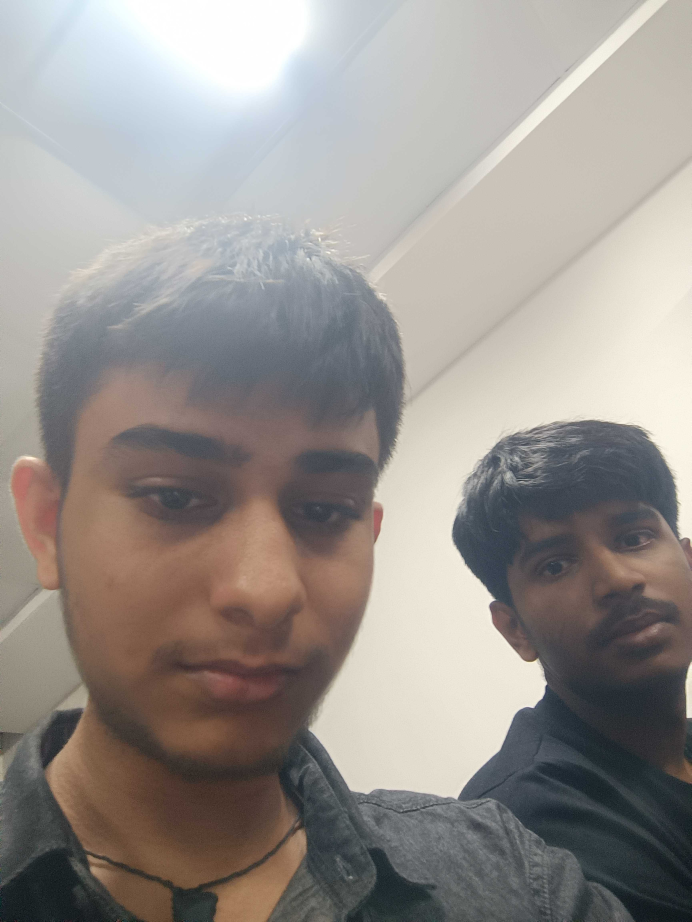
#> input picture BackendWoekSense/media/attendance_selfies/selfie.jpg, 3456 x 4608 px (shown at 1/5 size)
$ python -i image_analysis.py   (imports and definitions only)
#> lines starting #> are read from the running program, lines starting #| are printed output that depends on the picture
"""
Image analysis utilities for task completion verification
- Image quality assessment (blur, contrast, brightness)
- Before/after image similarity comparison
- GPS location validation
"""

import math
import numpy as np
from PIL import Image
from io import BytesIO
import logging

logger = logging.getLogger(__name__)


def calculate_image_quality(image_path_or_file):
    """
    Calculate image quality metrics including blur detection, contrast, and brightness.

    Args:
        image_path_or_file: File path string or Django ImageField file object

    Returns:
        dict: {
            'quality_score': 0-100,
            'blur_detected': bool,
            'contrast_level': float,
            'brightness_level': float,
            'sharpness_score': float
        }
    """
#> called with image_path_or_file = '../media/attendance_selfies/selfie.jpg'
    try:
        # Handle both file paths and file objects
        if isinstance(image_path_or_file, str):
            img = Image.open(image_path_or_file)
#> img is the input picture: PIL image 3456x4608 RGB; mean R, G, B 152.1, 146.5, 142.2
        else:
            # Django ImageField file object
            img.file.seek(0)
            img = Image.open(image_path_or_file.file)

        # Convert to grayscale for analysis
        gray_img = img.convert('L')
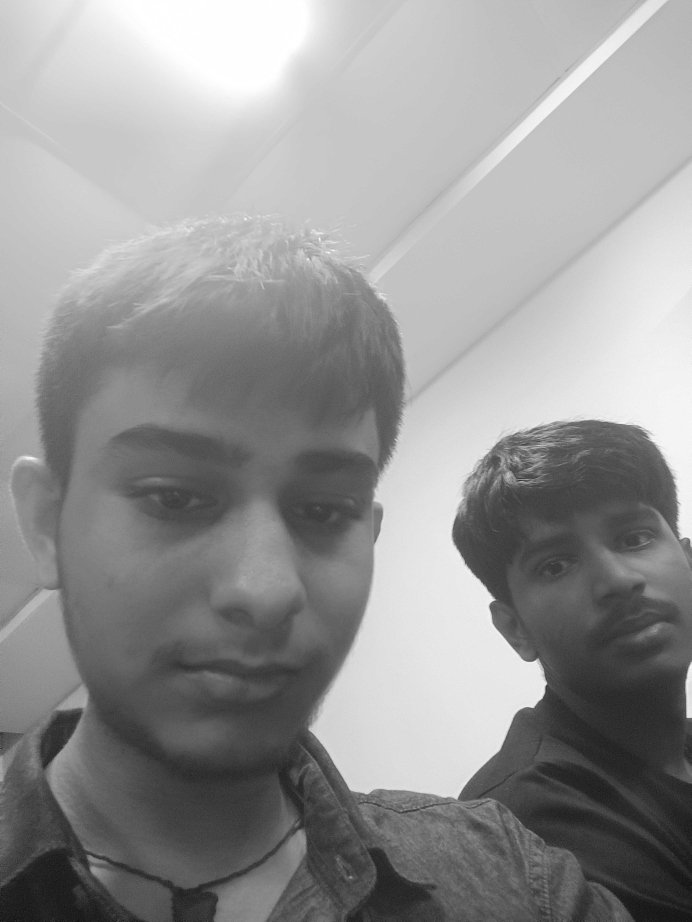
#> gray_img: PIL image 3456x4608 L (shown at 1/5 size); min 0, max 255, mean 147.7
        img_array = np.array(gray_img, dtype=np.float32)

        # Calculate blur detection using Laplacian variance
        # (High variance = sharp, low variance = blurry)
        laplacian = np.array([[0, -1, 0],
                             [-1, 4, -1],
                             [0, -1, 0]], dtype=np.float32)
        blurred = np.convolve(img_array.flatten(), laplacian.flatten())
        blur_variance = np.var(blurred)
#> blur_variance = 93.95
        blur_threshold = 100  # Threshold for detecting blur
        blur_detected = blur_variance < blur_threshold
#> blur_detected = True

        # Calculate contrast (standard deviation of pixel values)
        contrast_level = float(np.std(img_array))
#> contrast_level = 62.86
        contrast_normalized = min(contrast_level / 50, 1.0)  # Normalize to 0-1
#> contrast_normalized = 1

        # Calculate brightness (mean pixel value)
        brightness_level = float(np.mean(img_array))
#> brightness_level = 147.7
        brightness_normalized = brightness_level / 255.0  # Normalize to 0-1
#> brightness_normalized = 0.579

        # Sharpness score (based on edge detection)
        edges = np.array([[-1, -1, -1],
                         [-1, 8, -1],
                         [-1, -1, -1]], dtype=np.float32)
        sharpness_score = float(np.std(np.convolve(img_array.flatten(), edges.flatten())))
#> sharpness_score = 23.13
        sharpness_normalized = min(sharpness_score / 100, 1.0)
#> sharpness_normalized = 0.231

        # Calculate overall quality score (0-100)
        # Factors: contrast (40%), brightness (30%), sharpness (30%)
        quality_score = int(
            contrast_normalized * 40 +
            (0.5 if 50 < brightness_level < 200 else 0) * 30 +  # Good brightness range
            sharpness_normalized * 30
        )
#> quality_score = 61
        quality_score = max(0, min(100, quality_score))

        result = {
            'quality_score': quality_score,
            'blur_detected': bool(blur_detected),
            'contrast_level': float(contrast_level),
            'brightness_level': float(brightness_level),
            'sharpness_score': float(sharpness_score)
        }
#> result = {'quality_score': 61, 'blur_detected': True, 'contrast_level': 62.86, 'brightness_level': 147.7, 'sharpness_score': 23.13}

        logger.info(f"Image quality analysis: {result}")
        return result

    except Exception as e:
        logger.error(f"Error analyzing image quality: {str(e)}")
        return {
            'quality_score': 0,
            'blur_detected': False,
            'contrast_level': 0.0,
            'brightness_level': 0.0,
            'sharpness_score': 0.0
        }


# [281 lines left out: functions compare_images_similarity, validate_gps_proximity, generate_completion_report_text, not called in this run]

>>> result = calculate_image_quality('../media/attendance_selfies/selfie.jpg')
